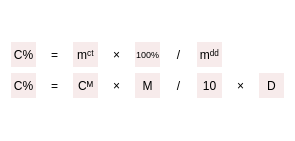
  <widget class="QWidget" name="gridWidget_2" native="true">
   <property name="geometry">
    <rect>
     <x>380</x>
     <y>0</y>
     <width>291</width>
     <height>141</height>
    </rect>
   </property>
   <property name="styleSheet">
    <string notr="true">QWidget {
    background: transparent; /* cho con trở về mặc định */
}

QLabel {
	background-color:#f7ebeb;
    border: none;
}</string>
   </property>
   <layout class="QGridLayout" name="gridLayout_2">
    <item row="2" column="0">
     <widget class="QLabel" name="label_8_0">
      <property name="sizePolicy">
       <sizepolicy hsizetype="Fixed" vsizetype="Fixed">
        <horstretch>0</horstretch>
        <verstretch>0</verstretch>
       </sizepolicy>
      </property>
      <property name="minimumSize">
       <size>
        <width>25</width>
        <height>25</height>
       </size>
      </property>
      <property name="maximumSize">
       <size>
        <width>25</width>
        <height>25</height>
       </size>
      </property>
      <property name="text">
       <string>C%</string>
      </property>
      <property name="alignment">
       <set>Qt::AlignCenter</set>
      </property>
     </widget>
    </item>
    <item row="1" column="2">
     <widget class="QLabel" name="label_7_2">
      <property name="sizePolicy">
       <sizepolicy hsizetype="Fixed" vsizetype="Fixed">
        <horstretch>0</horstretch>
        <verstretch>0</verstretch>
       </sizepolicy>
      </property>
      <property name="minimumSize">
       <size>
        <width>25</width>
        <height>25</height>
       </size>
      </property>
      <property name="maximumSize">
       <size>
        <width>25</width>
        <height>25</height>
       </size>
      </property>
      <property name="text">
       <string>mᶜᵗ</string>
      </property>
      <property name="alignment">
       <set>Qt::AlignCenter</set>
      </property>
     </widget>
    </item>
    <item row="1" column="1">
     <widget class="QLabel" name="label_7_1">
      <property name="sizePolicy">
       <sizepolicy hsizetype="Fixed" vsizetype="Fixed">
        <horstretch>0</horstretch>
        <verstretch>0</verstretch>
       </sizepolicy>
      </property>
      <property name="minimumSize">
       <size>
        <width>25</width>
        <height>25</height>
       </size>
      </property>
      <property name="maximumSize">
       <size>
        <width>25</width>
        <height>25</height>
       </size>
      </property>
      <property name="styleSheet">
       <string notr="true">background-color:transparent;
font-size:12px;
border: 0px</string>
      </property>
      <property name="text">
       <string>=</string>
      </property>
      <property name="alignment">
       <set>Qt::AlignCenter</set>
      </property>
     </widget>
    </item>
    <item row="2" column="6">
     <widget class="QLabel" name="label_8_6">
      <property name="sizePolicy">
       <sizepolicy hsizetype="Fixed" vsizetype="Fixed">
        <horstretch>0</horstretch>
        <verstretch>0</verstretch>
       </sizepolicy>
      </property>
      <property name="minimumSize">
       <size>
        <width>25</width>
        <height>25</height>
       </size>
      </property>
      <property name="maximumSize">
       <size>
        <width>25</width>
        <height>25</height>
       </size>
      </property>
      <property name="text">
       <string>10</string>
      </property>
      <property name="alignment">
       <set>Qt::AlignCenter</set>
      </property>
     </widget>
    </item>
    <item row="2" column="3">
     <widget class="QLabel" name="label_8_3">
      <property name="sizePolicy">
       <sizepolicy hsizetype="Fixed" vsizetype="Fixed">
        <horstretch>0</horstretch>
        <verstretch>0</verstretch>
       </sizepolicy>
      </property>
      <property name="minimumSize">
       <size>
        <width>25</width>
        <height>25</height>
       </size>
      </property>
      <property name="maximumSize">
       <size>
        <width>25</width>
        <height>25</height>
       </size>
      </property>
      <property name="styleSheet">
       <string notr="true">background-color:transparent;
font-size:12px;
border: 0px</string>
      </property>
      <property name="text">
       <string>×</string>
      </property>
      <property name="alignment">
       <set>Qt::AlignCenter</set>
      </property>
     </widget>
    </item>
    <item row="2" column="4">
     <widget class="QLabel" name="label_8_4">
      <property name="sizePolicy">
       <sizepolicy hsizetype="Fixed" vsizetype="Fixed">
        <horstretch>0</horstretch>
        <verstretch>0</verstretch>
       </sizepolicy>
      </property>
      <property name="minimumSize">
       <size>
        <width>25</width>
        <height>25</height>
       </size>
      </property>
      <property name="maximumSize">
       <size>
        <width>25</width>
        <height>25</height>
       </size>
      </property>
      <property name="text">
       <string>M</string>
      </property>
      <property name="alignment">
       <set>Qt::AlignCenter</set>
      </property>
     </widget>
    </item>
    <item row="1" column="4">
     <widget class="QLabel" name="label_7_4">
      <property name="sizePolicy">
       <sizepolicy hsizetype="Fixed" vsizetype="Fixed">
        <horstretch>0</horstretch>
        <verstretch>0</verstretch>
       </sizepolicy>
      </property>
      <property name="minimumSize">
       <size>
        <width>25</width>
        <height>25</height>
       </size>
      </property>
      <property name="maximumSize">
       <size>
        <width>25</width>
        <height>25</height>
       </size>
      </property>
      <property name="styleSheet">
       <string notr="true">font-size:9px;</string>
      </property>
      <property name="text">
       <string>100%</string>
      </property>
      <property name="alignment">
       <set>Qt::AlignCenter</set>
      </property>
     </widget>
    </item>
    <item row="1" column="5">
     <widget class="QLabel" name="label_7_5">
      <property name="sizePolicy">
       <sizepolicy hsizetype="Fixed" vsizetype="Fixed">
        <horstretch>0</horstretch>
        <verstretch>0</verstretch>
       </sizepolicy>
      </property>
      <property name="minimumSize">
       <size>
        <width>25</width>
        <height>25</height>
       </size>
      </property>
      <property name="maximumSize">
       <size>
        <width>25</width>
        <height>25</height>
       </size>
      </property>
      <property name="styleSheet">
       <string notr="true">background-color:transparent;
font-size:12px;
border: 0px</string>
      </property>
      <property name="text">
       <string>/</string>
      </property>
      <property name="alignment">
       <set>Qt::AlignCenter</set>
      </property>
     </widget>
    </item>
    <item row="1" column="3">
     <widget class="QLabel" name="label_7_3">
      <property name="sizePolicy">
       <sizepolicy hsizetype="Fixed" vsizetype="Fixed">
        <horstretch>0</horstretch>
        <verstretch>0</verstretch>
       </sizepolicy>
      </property>
      <property name="minimumSize">
       <size>
        <width>25</width>
        <height>25</height>
       </size>
      </property>
      <property name="maximumSize">
       <size>
        <width>25</width>
        <height>25</height>
       </size>
      </property>
      <property name="styleSheet">
       <string notr="true">background-color:transparent;
font-size:12px;
border: 0px</string>
      </property>
      <property name="text">
       <string>×</string>
      </property>
      <property name="alignment">
       <set>Qt::AlignCenter</set>
      </property>
     </widget>
    </item>
    <item row="1" column="0">
     <widget class="QLabel" name="label_7_0">
      <property name="sizePolicy">
       <sizepolicy hsizetype="Fixed" vsizetype="Fixed">
        <horstretch>0</horstretch>
        <verstretch>0</verstretch>
       </sizepolicy>
      </property>
      <property name="minimumSize">
       <size>
        <width>25</width>
        <height>25</height>
       </size>
      </property>
      <property name="maximumSize">
       <size>
        <width>25</width>
        <height>25</height>
       </size>
      </property>
      <property name="text">
       <string>C%</string>
      </property>
      <property name="alignment">
       <set>Qt::AlignCenter</set>
      </property>
     </widget>
    </item>
    <item row="2" column="7">
     <widget class="QLabel" name="label_8_7">
      <property name="sizePolicy">
       <sizepolicy hsizetype="Fixed" vsizetype="Fixed">
        <horstretch>0</horstretch>
        <verstretch>0</verstretch>
       </sizepolicy>
      </property>
      <property name="minimumSize">
       <size>
        <width>25</width>
        <height>25</height>
       </size>
      </property>
      <property name="maximumSize">
       <size>
        <width>25</width>
        <height>25</height>
       </size>
      </property>
      <property name="styleSheet">
       <string notr="true">background-color:transparent;
font-size:12px;
border: 0px</string>
      </property>
      <property name="text">
       <string>×</string>
      </property>
      <property name="alignment">
       <set>Qt::AlignCenter</set>
      </property>
     </widget>
    </item>
    <item row="2" column="8">
     <widget class="QLabel" name="label_8_8">
      <property name="sizePolicy">
       <sizepolicy hsizetype="Fixed" vsizetype="Fixed">
        <horstretch>0</horstretch>
        <verstretch>0</verstretch>
       </sizepolicy>
      </property>
      <property name="minimumSize">
       <size>
        <width>25</width>
        <height>25</height>
       </size>
      </property>
      <property name="maximumSize">
       <size>
        <width>25</width>
        <height>25</height>
       </size>
      </property>
      <property name="text">
       <string>D</string>
      </property>
      <property name="alignment">
       <set>Qt::AlignCenter</set>
      </property>
     </widget>
    </item>
    <item row="0" column="0">
     <widget class="QLabel" name="label_10_20">
      <property name="sizePolicy">
       <sizepolicy hsizetype="Fixed" vsizetype="Fixed">
        <horstretch>0</horstretch>
        <verstretch>0</verstretch>
       </sizepolicy>
      </property>
      <property name="minimumSize">
       <size>
        <width>25</width>
        <height>25</height>
       </size>
      </property>
      <property name="maximumSize">
       <size>
        <width>25</width>
        <height>25</height>
       </size>
      </property>
      <property name="styleSheet">
       <string notr="true">background-color:transparent;
font-size:12px;
border: 0px</string>
      </property>
      <property name="text">
       <string/>
      </property>
      <property name="alignment">
       <set>Qt::AlignCenter</set>
      </property>
     </widget>
    </item>
    <item row="1" column="6">
     <widget class="QLabel" name="label_7_6">
      <property name="sizePolicy">
       <sizepolicy hsizetype="Fixed" vsizetype="Fixed">
        <horstretch>0</horstretch>
        <verstretch>0</verstretch>
       </sizepolicy>
      </property>
      <property name="minimumSize">
       <size>
        <width>25</width>
        <height>25</height>
       </size>
      </property>
      <property name="maximumSize">
       <size>
        <width>25</width>
        <height>25</height>
       </size>
      </property>
      <property name="text">
       <string>mᵈᵈ</string>
      </property>
      <property name="alignment">
       <set>Qt::AlignCenter</set>
      </property>
     </widget>
    </item>
    <item row="2" column="5">
     <widget class="QLabel" name="label_8_5">
      <property name="sizePolicy">
       <sizepolicy hsizetype="Fixed" vsizetype="Fixed">
        <horstretch>0</horstretch>
        <verstretch>0</verstretch>
       </sizepolicy>
      </property>
      <property name="minimumSize">
       <size>
        <width>25</width>
        <height>25</height>
       </size>
      </property>
      <property name="maximumSize">
       <size>
        <width>25</width>
        <height>25</height>
       </size>
      </property>
      <property name="styleSheet">
       <string notr="true">background-color:transparent;
font-size:12px;
border: 0px</string>
      </property>
      <property name="text">
       <string>/</string>
      </property>
      <property name="alignment">
       <set>Qt::AlignCenter</set>
      </property>
     </widget>
    </item>
    <item row="2" column="1">
     <widget class="QLabel" name="label_8_1">
      <property name="sizePolicy">
       <sizepolicy hsizetype="Fixed" vsizetype="Fixed">
        <horstretch>0</horstretch>
        <verstretch>0</verstretch>
       </sizepolicy>
      </property>
      <property name="minimumSize">
       <size>
        <width>25</width>
        <height>25</height>
       </size>
      </property>
      <property name="maximumSize">
       <size>
        <width>25</width>
        <height>25</height>
       </size>
      </property>
      <property name="styleSheet">
       <string notr="true">background-color:transparent;
font-size:12px;
border: 0px</string>
      </property>
      <property name="text">
       <string>=</string>
      </property>
      <property name="alignment">
       <set>Qt::AlignCenter</set>
      </property>
     </widget>
    </item>
    <item row="2" column="2">
     <widget class="QLabel" name="label_8_2">
      <property name="sizePolicy">
       <sizepolicy hsizetype="Fixed" vsizetype="Fixed">
        <horstretch>0</horstretch>
        <verstretch>0</verstretch>
       </sizepolicy>
      </property>
      <property name="minimumSize">
       <size>
        <width>25</width>
        <height>25</height>
       </size>
      </property>
      <property name="maximumSize">
       <size>
        <width>25</width>
        <height>25</height>
       </size>
      </property>
      <property name="text">
       <string>Cᴹ</string>
      </property>
      <property name="alignment">
       <set>Qt::AlignCenter</set>
      </property>
     </widget>
    </item>
    <item row="3" column="0">
     <widget class="QLabel" name="label_10_30">
      <property name="sizePolicy">
       <sizepolicy hsizetype="Fixed" vsizetype="Fixed">
        <horstretch>0</horstretch>
        <verstretch>0</verstretch>
       </sizepolicy>
      </property>
      <property name="minimumSize">
       <size>
        <width>25</width>
        <height>25</height>
       </size>
      </property>
      <property name="maximumSize">
       <size>
        <width>25</width>
        <height>25</height>
       </size>
      </property>
      <property name="styleSheet">
       <string notr="true">background-color:transparent;
font-size:12px;
border: 0px</string>
      </property>
      <property name="text">
       <string/>
      </property>
      <property name="alignment">
       <set>Qt::AlignCenter</set>
      </property>
     </widget>
    </item>
   </layout>
  </widget>
